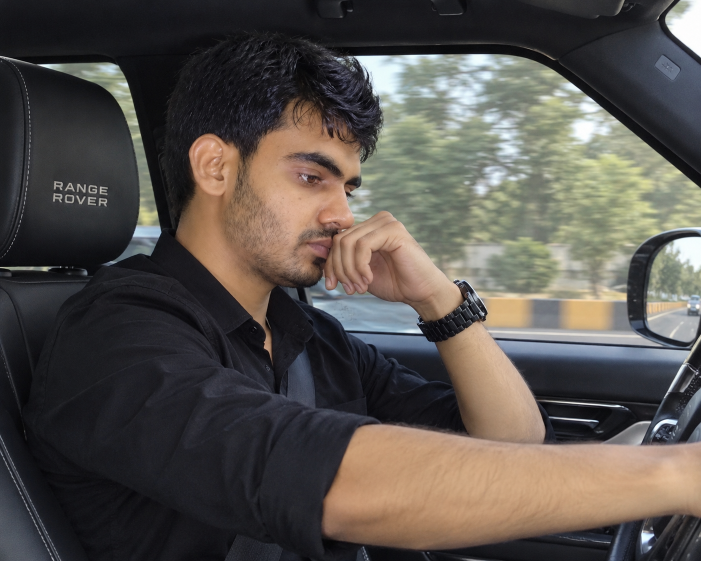
#> input picture assets/images/sadhu_founder.png, 1402 x 1122 px, found by its file name (shown at 1/2 size)
$ python generate_icon.py
#> lines starting #> are read from the running program, lines starting #| are printed output that depends on the picture
import os
from PIL import Image

img_path = "assets/images/sadhu_founder.png"
if not os.path.exists(img_path):
    print("No founder image found; keeping default launcher icon.")
    raise SystemExit(0)

src = Image.open(img_path).convert("RGBA")
w, h = src.size
#> w = 1402; h = 1122
side = min(w, h)
#> side = 1122
left = max(0, min(w - side, int(w * 0.14)))
#> left = 196
top = max(0, min(h - side, int(h * 0.04)))
#> top = 0
sq = src.crop((left, top, left + side, top + side))
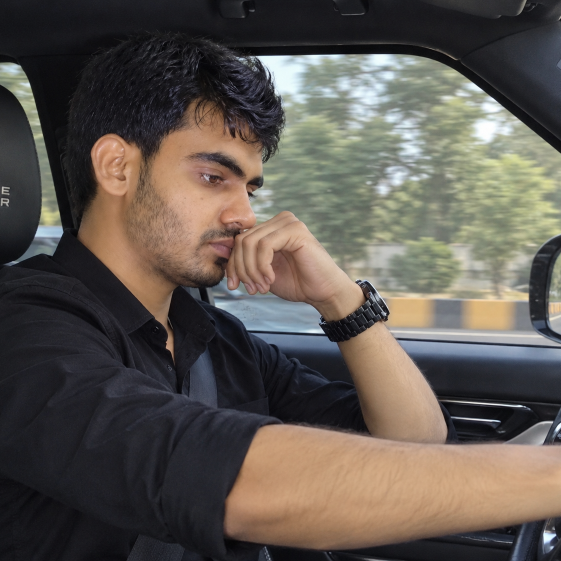
#> sq: PIL image 1122x1122 RGBA (shown at 1/2 size); mean R, G, B, A 94.2, 87.1, 80.5, 255

sizes = {
    "mipmap-mdpi": 48,
    "mipmap-hdpi": 72,
    "mipmap-xhdpi": 96,
    "mipmap-xxhdpi": 144,
    "mipmap-xxxhdpi": 192,
}
for folder, px in sizes.items():
    out_dir = os.path.join("android/app/src/main/res", folder)
    os.makedirs(out_dir, exist_ok=True)
    icon = sq.resize((px, px), Image.Resampling.LANCZOS)
    icon.save(os.path.join(out_dir, "ic_launcher.png"))
    icon.save(os.path.join(out_dir, "ic_launcher_round.png"))
#> this loop made 5 passes
#> pass 1, `icon = sq.resize((px, px), Image.Resampling.LANCZOS)`:
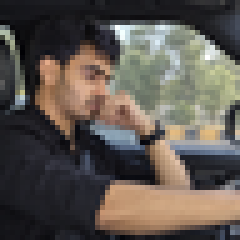
#> icon: PIL image 48x48 RGBA (shown 5 times larger); mean R, G, B, A 94.2, 87.1, 80.4, 255
#> pass 2, `icon = sq.resize((px, px), Image.Resampling.LANCZOS)`:
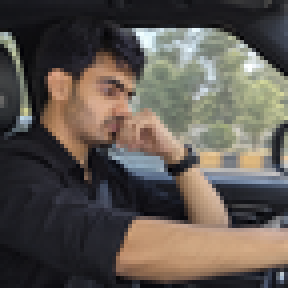
#> icon: PIL image 72x72 RGBA (shown 4 times larger); mean R, G, B, A 94.2, 87.1, 80.5, 255
#> pass 3, `icon = sq.resize((px, px), Image.Resampling.LANCZOS)`:
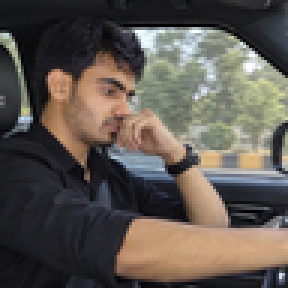
#> icon: PIL image 96x96 RGBA (shown 3 times larger); mean R, G, B, A 94.2, 87.1, 80.5, 255
#> after the loop:
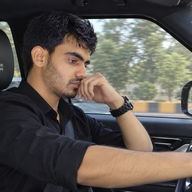
#> icon: PIL image 192x192 RGBA; mean R, G, B, A 94.2, 87.1, 80.5, 255

print("Generated Sadhu AI launcher icons successfully.")
